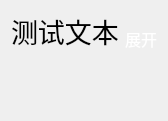
<?xml version="1.0" encoding="UTF-8"?>
<ui version="4.0">
 <class>Form</class>
 <widget class="QWidget" name="Form">
  <property name="geometry">
   <rect>
    <x>0</x>
    <y>0</y>
    <width>166</width>
    <height>121</height>
   </rect>
  </property>
  <property name="font">
   <font>
    <family>文鼎中隶</family>
   </font>
  </property>
  <property name="windowTitle">
   <string>Form</string>
  </property>
  <layout class="QVBoxLayout" name="verticalLayout">
   <item>
    <layout class="QHBoxLayout" name="horizontalLayout">
     <item>
      <widget class="NavigateLabel" name="label_title">
       <property name="font">
        <font>
         <family>文鼎中隶</family>
         <pointsize>20</pointsize>
        </font>
       </property>
       <property name="cursor">
        <cursorShape>PointingHandCursor</cursorShape>
       </property>
       <property name="text">
        <string>测试文本</string>
       </property>
      </widget>
     </item>
     <item>
      <widget class="QLabel" name="label_switch">
       <property name="font">
        <font>
         <family>文鼎中隶</family>
         <pointsize>12</pointsize>
        </font>
       </property>
       <property name="cursor">
        <cursorShape>PointingHandCursor</cursorShape>
       </property>
       <property name="text">
        <string>&lt;html&gt;&lt;head/&gt;&lt;body&gt;&lt;p&gt;&lt;a href=&quot;#open&quot;&gt;&lt;span style=&quot; text-decoration: none; color:white;&quot;&gt;展开&lt;/span&gt;&lt;/a&gt;&lt;/p&gt;&lt;/body&gt;&lt;/html&gt;</string>
       </property>
       <property name="alignment">
        <set>Qt::AlignBottom|Qt::AlignLeading|Qt::AlignLeft</set>
       </property>
      </widget>
     </item>
    </layout>
   </item>
   <item>
    <layout class="QVBoxLayout" name="layout_menu">
     <property name="spacing">
      <number>20</number>
     </property>
     <property name="topMargin">
      <number>20</number>
     </property>
    </layout>
   </item>
   <item>
    <spacer name="verticalSpacer">
     <property name="orientation">
      <enum>Qt::Vertical</enum>
     </property>
     <property name="sizeHint" stdset="0">
      <size>
       <width>20</width>
       <height>40</height>
      </size>
     </property>
    </spacer>
   </item>
  </layout>
 </widget>
 <customwidgets>
  <customwidget>
   <class>NavigateLabel</class>
   <extends>QLabel</extends>
   <header>ui.page_elements.NavigateMenu.NavigateField</header>
  </customwidget>
 </customwidgets>
 <resources/>
 <connections/>
</ui>
